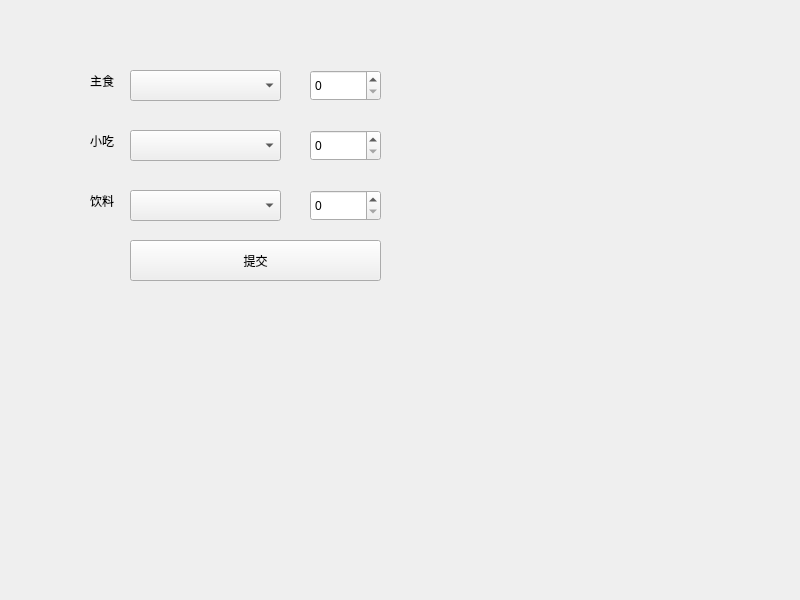
<?xml version="1.0" encoding="UTF-8"?>
<ui version="4.0">
 <class>Widget</class>
 <widget class="QWidget" name="Widget">
  <property name="geometry">
   <rect>
    <x>0</x>
    <y>0</y>
    <width>800</width>
    <height>600</height>
   </rect>
  </property>
  <property name="windowTitle">
   <string>Widget</string>
  </property>
  <widget class="QLabel" name="label">
   <property name="geometry">
    <rect>
     <x>90</x>
     <y>70</y>
     <width>61</width>
     <height>21</height>
    </rect>
   </property>
   <property name="text">
    <string>主食</string>
   </property>
  </widget>
  <widget class="QLabel" name="label_2">
   <property name="geometry">
    <rect>
     <x>90</x>
     <y>130</y>
     <width>61</width>
     <height>21</height>
    </rect>
   </property>
   <property name="text">
    <string>小吃</string>
   </property>
  </widget>
  <widget class="QLabel" name="label_3">
   <property name="geometry">
    <rect>
     <x>90</x>
     <y>190</y>
     <width>61</width>
     <height>21</height>
    </rect>
   </property>
   <property name="text">
    <string>饮料</string>
   </property>
  </widget>
  <widget class="QComboBox" name="comboBox">
   <property name="geometry">
    <rect>
     <x>130</x>
     <y>70</y>
     <width>151</width>
     <height>31</height>
    </rect>
   </property>
  </widget>
  <widget class="QComboBox" name="comboBox_2">
   <property name="geometry">
    <rect>
     <x>130</x>
     <y>130</y>
     <width>151</width>
     <height>31</height>
    </rect>
   </property>
  </widget>
  <widget class="QComboBox" name="comboBox_3">
   <property name="geometry">
    <rect>
     <x>130</x>
     <y>190</y>
     <width>151</width>
     <height>31</height>
    </rect>
   </property>
  </widget>
  <widget class="QSpinBox" name="spinBox">
   <property name="geometry">
    <rect>
     <x>310</x>
     <y>70</y>
     <width>71</width>
     <height>31</height>
    </rect>
   </property>
  </widget>
  <widget class="QSpinBox" name="spinBox_2">
   <property name="geometry">
    <rect>
     <x>310</x>
     <y>130</y>
     <width>71</width>
     <height>31</height>
    </rect>
   </property>
  </widget>
  <widget class="QSpinBox" name="spinBox_3">
   <property name="geometry">
    <rect>
     <x>310</x>
     <y>190</y>
     <width>71</width>
     <height>31</height>
    </rect>
   </property>
  </widget>
  <widget class="QPushButton" name="pushButton">
   <property name="geometry">
    <rect>
     <x>130</x>
     <y>240</y>
     <width>251</width>
     <height>41</height>
    </rect>
   </property>
   <property name="text">
    <string>提交</string>
   </property>
  </widget>
 </widget>
 <resources/>
 <connections/>
</ui>
